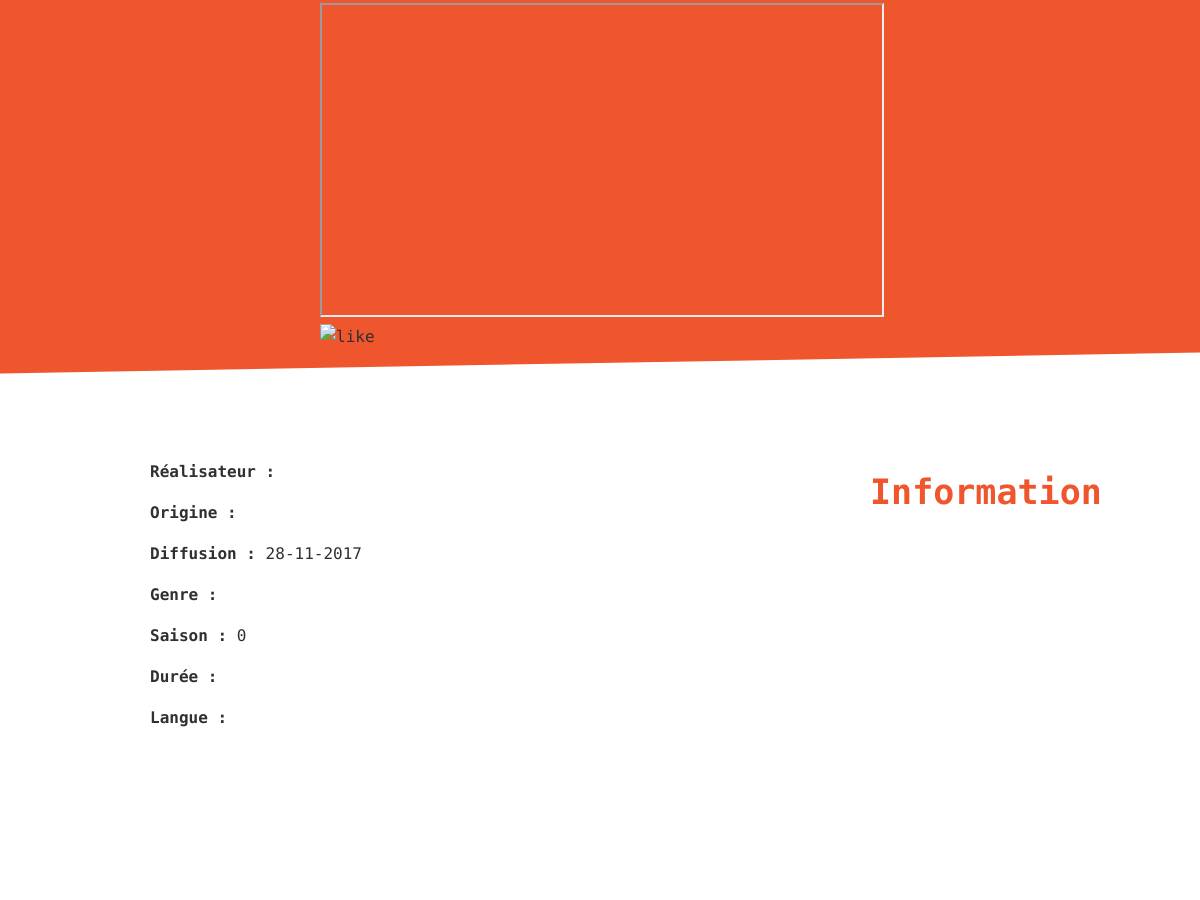
Before: /detail.php?id=13 (middle part) with the older database file.
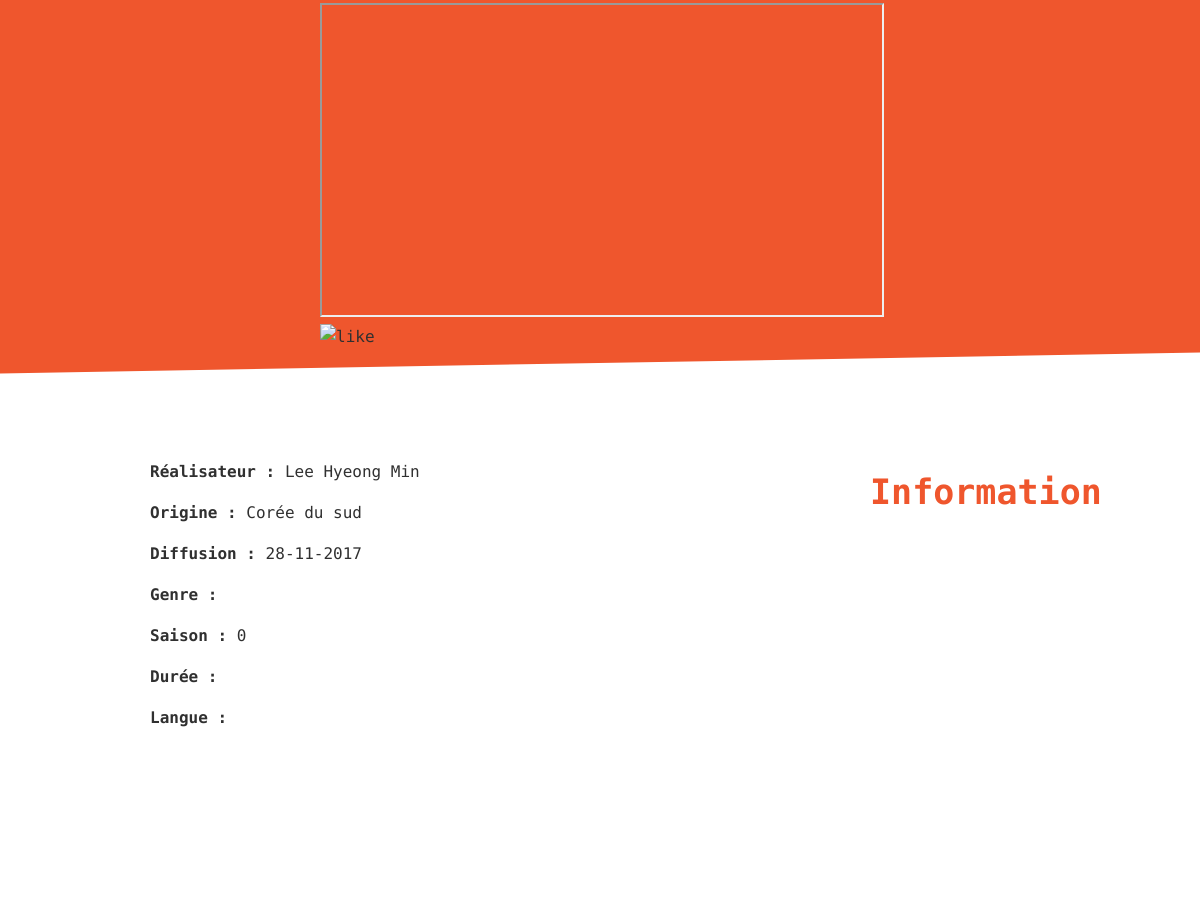
After: the same page with the newer database file.
### tables this page shows
CREATE TABLE `t_films` (
  `id_film` tinyint(3) UNSIGNED NOT NULL,
  `categorie` varchar(20) NOT NULL,
  `titre` varchar(80) NOT NULL,
  `realisateur` varchar(80) NOT NULL,
  `origine` varchar(30) NOT NULL,
  `diffusion` varchar(60) NOT NULL,
  `genre` varchar(20) NOT NULL,
  `saison` tinyint(2) NOT NULL,
  `duree` varchar(10) NOT NULL,
  `langue` varchar(20) NOT NULL,
  `synopsis` varchar(2000) NOT NULL,
  `ressourceImage` varchar(100) NOT NULL,
  `ressourceVideo` varchar(100) NOT NULL
);

### detail.php (the view, shortened to what this page needs)
<?php
try {
    $pdo = new PDO(MYSQL_DSN, DB_USER, DB_PWD);
} catch (PDOException $e) {
    $pdo = null;
    die('Problème technique');
}
$sql_films = $pdo->prepare('SELECT * FROM t_films WHERE id_film = :idfilm');
$sql_films->bindValue(':idfilm', $_GET['id'], PDO::PARAM_INT);
$sql_films->execute();
?>
<!DOCTYPE html>
<html lang="fr">
<head>
    <link rel="stylesheet" href="./css/normalize.css">
    <link rel="stylesheet" href="./css/font-awesome-4.7.0/css/font-awesome.min.css">
    <link rel="stylesheet" href="./css/screenFiche.css">
</head>
<body>
    <main>
               <?php
        if($sql_films->errorInfo()[0] == "00000"){
            $data = $sql_films->fetchAll(PDO::FETCH_ASSOC);
        echo '<div id="video-container">';
            if (count($data) == 1) {
            echo '<div>';
                echo '<div>';
                echo '<iframe src="' . $data[0]['ressourceVideo'] . '"></iframe>';
                echo '<img id="like" src="./assets/logos/applause32.png" alt="like">';
                echo '<div id="nbLikes"></div>';
                echo '</div>';
            echo '</div>';
        echo '</div>';
        echo '<section>';
            echo'<div class="programme">';
                echo '<div>';
                    echo '<p><span>Réalisateur :</span> ' . $data[0]['realisateur'] . '</p>';
                    echo '<p><span>Origine :</span> ' . $data[0]['origine'] . '</p>';
                    echo '<p><span>Diffusion :</span> ' . $data[0]['diffusion'] . '</p>';
                    echo '<p><span>Genre :</span> ' . $data[0]['genre'] . '</p>';
                    echo '<p><span>Saison :</span> ' . $data[0]['saison'] . '</p>';
                    echo '<p><span>Durée :</span> ' . $data[0]['duree'] . '</p>';
                    echo '<p><span>Langue :</span> ' . $data[0]['langue'] . '</p>';
                echo '</div>';
                echo '<h2>Information</h2>';
            echo '</div>';
            echo '</section>';
        echo '<section>';
            echo '<div class="programme">';
            echo '</div>';
        echo '</section>';
    } else {
        echo 'Veuillez ne pas changer l\'URL';
        }
}else {
            echo 'Veuillez ne pas changer l\'URL svp';
};
    ?>
    </main>
</body>
</html>

### css/screenFiche.css (style rules this page uses)
html { font-size: 62.5%; }
body { color: #303030; font-family: 'Space Mono', monospace; font-size: 1.6rem; line-height: 2.5rem; }
section, footer { margin: auto; width: 75%; }
.programme { display: flex; justify-content: space-around; padding-bottom: 8rem; padding-top: 8rem; }
.programme h2 { color: #ef562d; font-size: 3.5rem; line-height: 4rem; margin-left: 2rem; padding-right: 2rem; }
.programme p { font-weight: 400; width: 70rem; }
.programme p span { font-weight: bold; }
#video-container { background-color: #ef562d; padding-bottom: 5rem; padding-top: 2rem; transform: skewY(-1deg); }
#video-container div { width: 56rem; margin: auto; transform: skewY(1deg); }
#video-container div:nth-child(2) { width: 56rem; height: 31rem; margin-left: auto; margin-right: auto; transform: skewY(0deg); }
#video-container iframe { width: 100%; height: 100%; }

Changed rows visible on the page:
changed t_films: realisateur (not shown) → "Lee Hyeong Min"; origine (not shown) → "Corée du sud"
